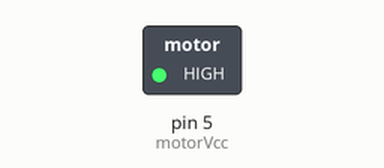
Recording of a sketch running on a simulated Arduino Uno, built with avr-gcc and run on an emulated ATmega328P. Shown: switched loads named in the sketch (green lamp = pin HIGH). Pins used as bus, display or sensor lines are not drawn; what the sketch prints to the serial monitor is not drawn.

Above: at 1.2 s.
At 31.2 s:
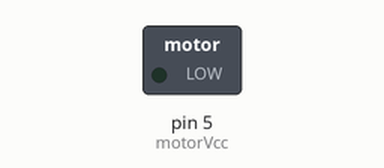
Timing chart, 0 to 32.7 s (numbered marks = the images above):
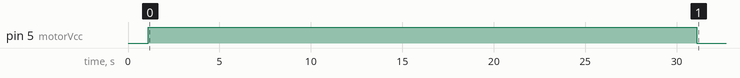

The sketch:

ArduinoPlantWatering.ino
```cpp
#include "LowPower.h"

int sensorPin = A0;
int sensorVcc = 9;
int motorVcc = 5;

unsigned long daysLastWater = 0;
unsigned long daysThreshold = 6;
unsigned long days = 3;
int sensorValue = 0;

void setup()
{
  // No setup is required for this library
  delay(500); // wait for display to boot up
  Serial.begin(9600); // set up serial port for 9600 baud (speed)
  delay(500);
  pinMode(sensorPin, INPUT);
  pinMode(sensorVcc, OUTPUT);
  pinMode(motorVcc, OUTPUT);
  digitalWrite(sensorVcc, LOW);
  digitalWrite(motorVcc, LOW);

  //Read soil moisture sensor
  digitalWrite(sensorVcc, HIGH);
  delay(100);
  sensorValue = analogRead(sensorPin);
  Serial.println(sensorValue);
  digitalWrite(sensorVcc, LOW);

  //test watering
  digitalWrite(motorVcc, HIGH);
  delay(30 * 1000);
  digitalWrite(motorVcc, LOW);
  //blink
  digitalWrite(13, HIGH);
  delay(10);
  digitalWrite(13, LOW);
}


void loop()
{
  //check every X days
  for (unsigned long i = 0; i < 24 * 450 * days; i++)    {
    // Enter power down state for 8 s with ADC and BOD module disabled
    LowPower.powerDown(SLEEP_8S, ADC_OFF, BOD_OFF);
    //!blinkLed
    digitalWrite(13, HIGH);
    delay(10);
    digitalWrite(13, LOW);
    if (i % (24 * 450) == 0)
      daysLastWater++;
  }

  //Read soil moisture sensor
  digitalWrite(sensorVcc, HIGH);
  delay(100);
  sensorValue = analogRead(sensorPin);
  Serial.println(sensorValue);
  digitalWrite(sensorVcc, LOW);

  //Water if dry or was long time ago
  if (sensorValue > 800 || daysLastWater >= daysThreshold) {
    digitalWrite(motorVcc, HIGH);
    delay(30 * 1000); //30 seconds
    digitalWrite(motorVcc, LOW);
    daysLastWater = 0;
  }

}
```
